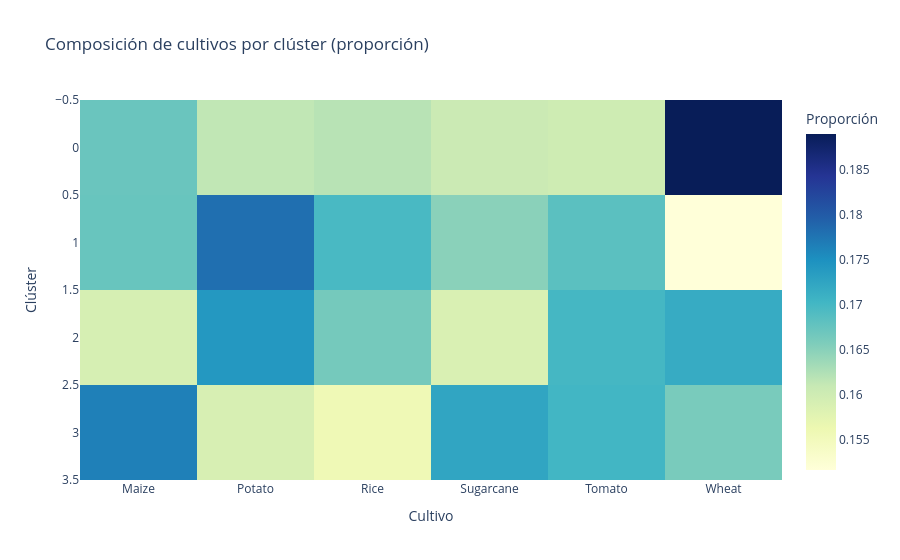

The code cell stored with this chart in its notebook:
### Markdown cell above
## 4. Distribución de Cultivos por Clúster (interactivo)

### Code cell
crosstab = pd.crosstab(df[cluster_col], df[target])
crosstab_share = crosstab.div(crosstab.sum(axis=1), axis=0)

fig = px.imshow(
    crosstab_share,
    labels=dict(x='Cultivo', y='Clúster', color='Proporción'),
    title='Composición de cultivos por clúster (proporción)',
    color_continuous_scale='YlGnBu'
)
fig.show()

### Figure 1 — Plotly figure (JSON) as saved in the notebook; plotly's stock layout.template omitted (floating-point values rounded to 4 significant figures)
{"data": [{"coloraxis": "coloraxis", "hovertemplate": "Cultivo: %{x}<br>Clúster: %{y}<br>Proporción: %{z}<extra></extra>", "name": "0", "type": "heatmap", "x": ["Maize", "Potato", "Rice", "Sugarcane", "Tomato", "Wheat"], "xaxis": "x", "y": [0, 1, 2, 3], "yaxis": "y", "z": [[0.1672, 0.1613, 0.1619, 0.1605, 0.1601, 0.189], [0.1673, 0.1781, 0.1697, 0.1649, 0.1683, 0.1516], [0.1591, 0.1741, 0.1664, 0.1587, 0.17, 0.1716], [0.1766, 0.159, 0.1557, 0.1724, 0.1703, 0.1661]]}], "layout": {"coloraxis": {"autocolorscale": false, "colorbar": {"title": {"text": "Proporción"}}, "colorscale": [[0.0, "rgb(255,255,217)"], [0.125, "rgb(237,248,177)"], [0.25, "rgb(199,233,180)"], [0.375, "rgb(127,205,187)"], [0.5, "rgb(65,182,196)"], [0.625, "rgb(29,145,192)"], [0.75, "rgb(34,94,168)"], [0.875, "rgb(37,52,148)"], [1.0, "rgb(8,29,88)"]]}, "title": {"text": "Composición de cultivos por clúster (proporción)"}, "xaxis": {"anchor": "y", "constrain": "domain", "domain": [0.0, 1.0], "scaleanchor": "y", "title": {"text": "Cultivo"}}, "yaxis": {"anchor": "x", "autorange": "reversed", "constrain": "domain", "domain": [0.0, 1.0], "title": {"text": "Clúster"}}}}
